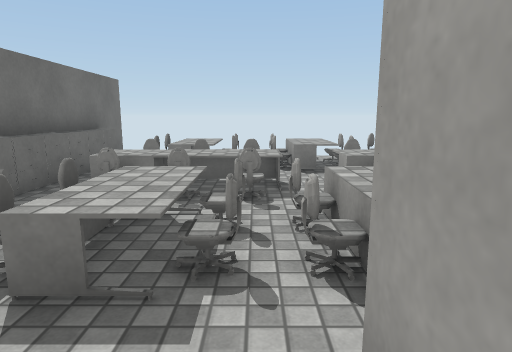
view 1 (above)

17 first-person views from a walk through a Unity game level. The camera is 1.4 m above the floor, tilts 10° down and sees 75° across. The floor is counted in squares, 1 m on a side. Each view is taken from the middle of a square. On the plan, view 1 faces up. The plan holds only what a view shows up to about 15 squares ahead; the rest is blank. The place goes on beyond the plan. Surface patterns are stand-ins for the level's own textures.

view 2
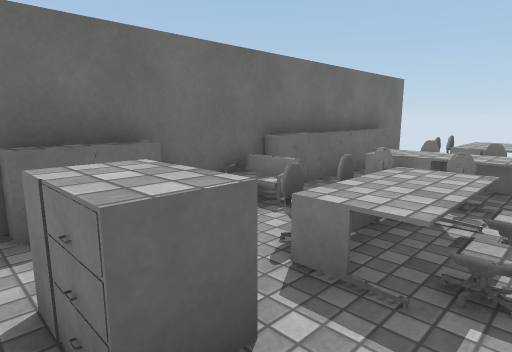

view 3
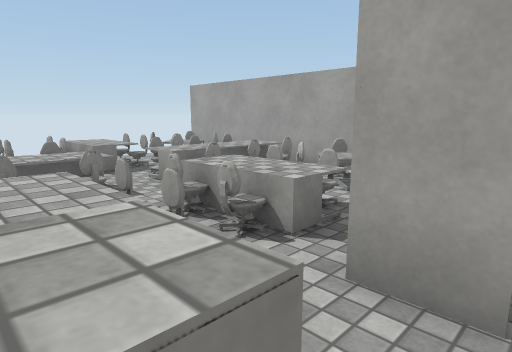

view 4
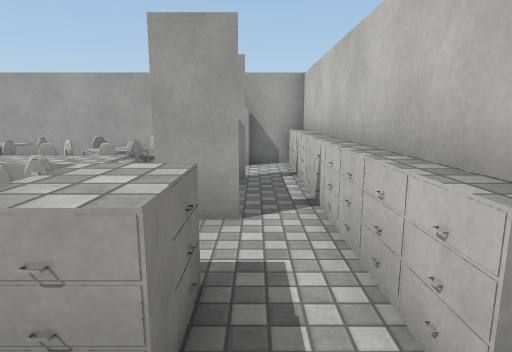

view 5
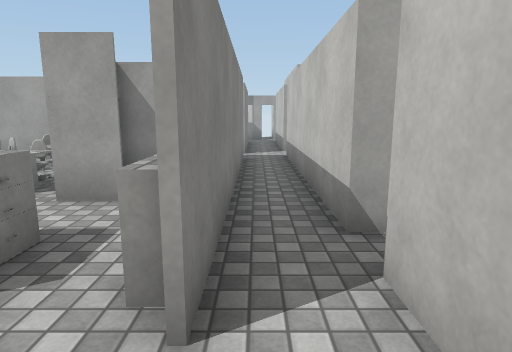

view 6
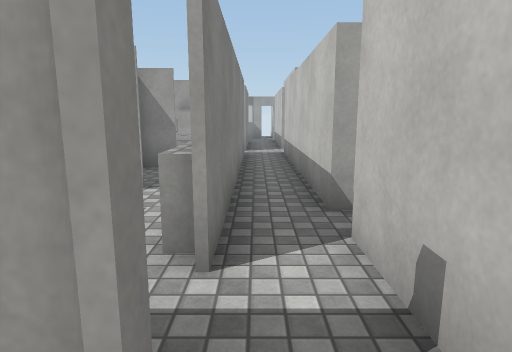

view 7
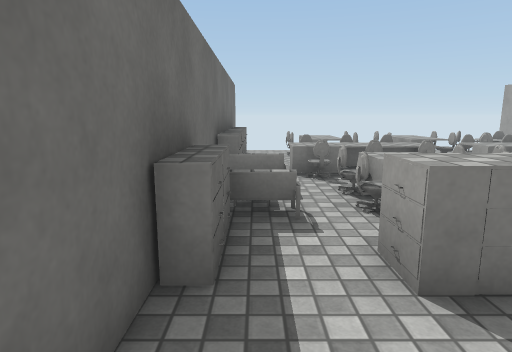

view 8
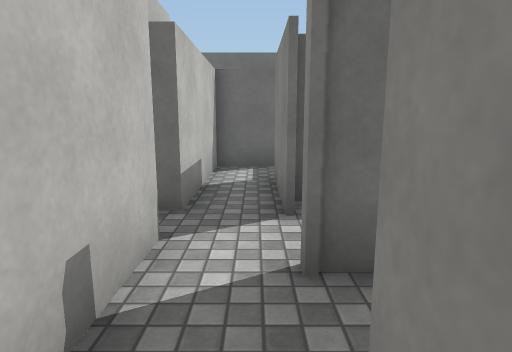

view 9
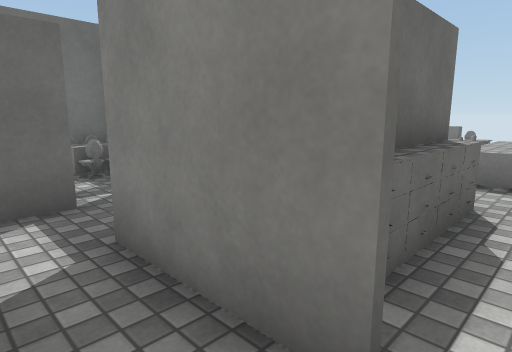

view 10
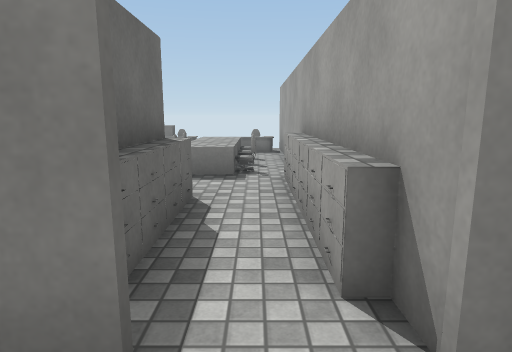

view 11
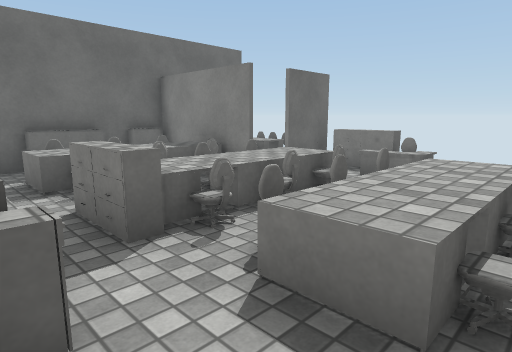

view 12
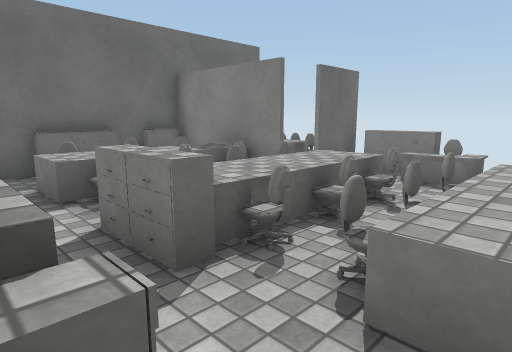

view 13
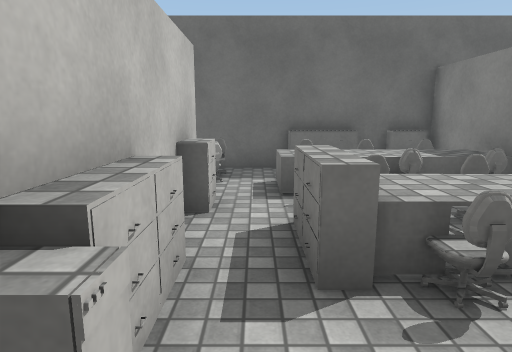

view 14
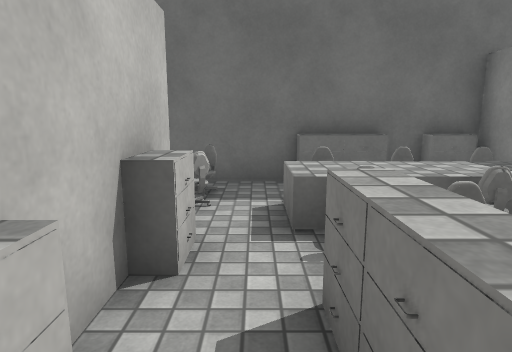

view 15
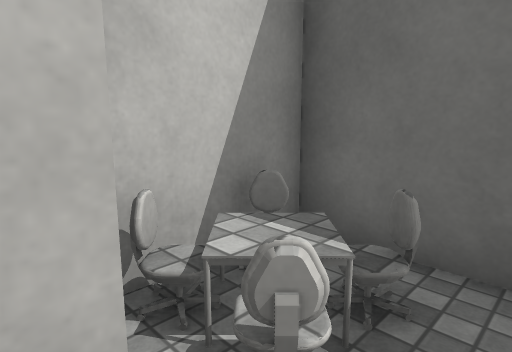

view 16
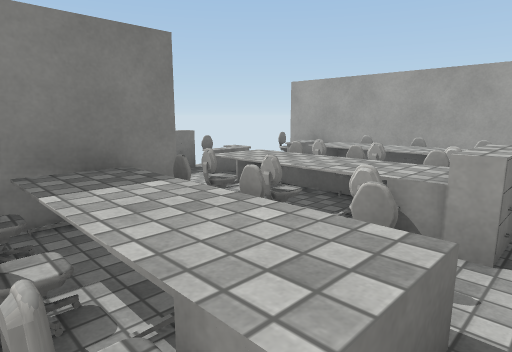

view 17
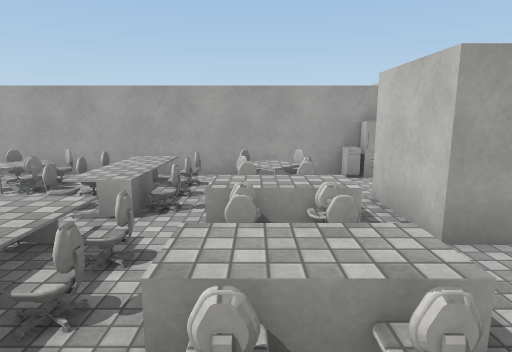

### Floor plan
Key: @ floor where view 1 was taken; # wall or solid block; . main floor; : floor 0.75 m higher than the main floor; / step, stairs or slope; = window, fence, low wall or low ledge; ^ raised ledge; O other object.
Columns run from 16 left of view 1 to 10 right of it. Each row starts with its distance up from view 1.
 10    ##      #== O   O==#
  9 #####==##=##=O=O O=O#O#
  8 #O::O=:OO=O#=OOOO OO#O#
  7 #O::O::OO=O#=====#====
  6 #.::.::O.=O#=OOO= OOO.#
  5 #.::O==.==.#=.....=.=##
  4 #..........#/.OOOO=OOO#
  3 #OO######..#/.OOOO=OO=#
  2 #OO      =.#=.......  #
  1 ##      ^^.#.=OO.###..O
  0 O=O      =.#....@.....#
 -1     #####..#.#========#
 -2        ###..............###
 -3         ##.###.###########
 -4          #     #

Positions as (right, up) in squares from view 1, and headings:
1: (0, 0), facing up
2: (0, 0), facing up-left
3: (-2, 0), facing up-right
4: (-4, 0), facing right
5: (-5, -2), facing right
6: (-6, -2), facing right
7: (-4, -2), facing up
8: (-2, -2), facing left
9: (-6, -3), facing up-left
10: (-6, -3), facing up
11: (-6, 3), facing up-left
12: (-7, 3), facing up-left
13: (-7, 4), facing left
14: (-9, 4), facing left
15: (-13, 4), facing down-left
16: (-15, 4), facing up-right
17: (-4, 4), facing right
